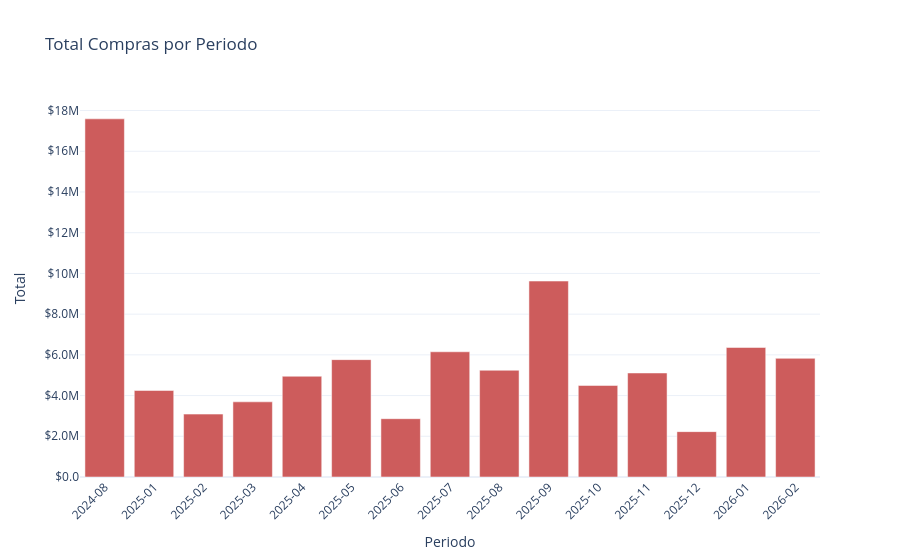

Notebook cell for this chart:
### Code cell
import plotly.express as px

# 1. Preparación (Asegúrate de convertir el periodo a texto para evitar los huecos)
resumen_compras_mes = (
    compras
    .groupby("Periodo")["Total"]
    .sum()
    .reset_index()
)
resumen_compras_mes["Periodo"] = resumen_compras_mes["Periodo"].astype(str)

# 2. Gráfico
fig = px.bar(
    resumen_compras_mes, 
    x="Periodo", 
    y="Total",
    title="Total Compras por Periodo",
    color_discrete_sequence=["#CD5C5C"] # Rojo similar al de tu imagen
)

# 3. El truco para quitar los huecos y poner el formato $18M
fig.update_layout(
    template="plotly_white",
    xaxis_tickangle=-45,
    # ESTA LÍNEA QUITA LOS HUECOS:
    xaxis_type='category', 
    # ESTA LÍNEA PONE EL FORMATO $18M:
    yaxis_tickformat="$.2s", 
    hovermode="x unified"
)

# Personalizar el texto al pasar el mouse
fig.update_traces(
    hovertemplate="<b>Periodo:</b> %{x}<br><b>Total:</b> $%{y:,.0f}"
)

fig.show()

### Figure 1 — Plotly figure (JSON) as saved in the notebook; plotly's stock layout.template omitted (floating-point values rounded to 4 significant figures)
{"data": [{"hovertemplate": "<b>Periodo:</b> %{x}<br><b>Total:</b> $%{y:,.0f}", "legendgroup": "", "marker": {"color": "#CD5C5C", "pattern": {"shape": ""}}, "name": "", "orientation": "v", "showlegend": false, "textposition": "auto", "type": "bar", "x": ["2024-08", "2025-01", "2025-02", "2025-03", "2025-04", "2025-05", "2025-06", "2025-07", "2025-08", "2025-09", "2025-10", "2025-11", "2025-12", "2026-01", "2026-02"], "xaxis": "x", "y": [17590000.0, 4250000.0, 3090000.0, 3692000.0, 4949000.0, 5765000.0, 2864000.0, 6151000.0, 5243000.0, 9624000.0, 4497000.0, 5109000.0, 2228000.0, 6364000.0, 5829000.0], "yaxis": "y"}], "layout": {"barmode": "relative", "hovermode": "x unified", "legend": {"tracegroupgap": 0}, "title": {"text": "Total Compras por Periodo"}, "xaxis": {"anchor": "y", "domain": [0, 1], "tickangle": -45, "title": {"text": "Periodo"}, "type": "category"}, "yaxis": {"anchor": "x", "domain": [0, 1], "tickformat": "$.2s", "title": {"text": "Total"}}}}
